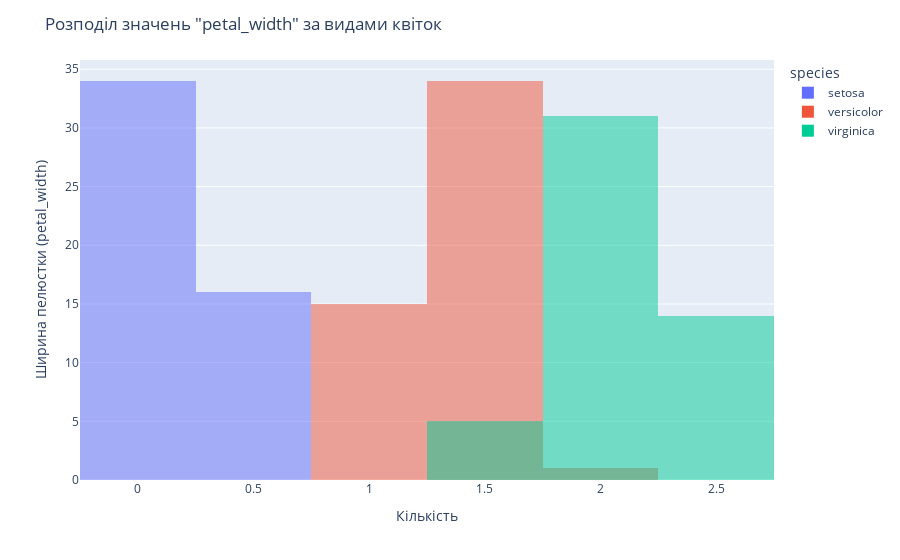

Notebook code for this chart:
### Markdown cell above
Завдання 2 

Горизонтальна гістограму для розподілу значень "petal_width"

### Code cell
fig = px.histogram(df, x='petal_width', color='species', barmode='overlay')

# Налаштування заголовка та інших параметрів
fig.update_layout(
    title='Розподіл значень "petal_width" за видами квіток',
    xaxis_title='Кількість',
    yaxis_title='Ширина пелюстки (petal_width)'
)

fig.show()

### Figure 1 — Plotly figure (JSON) as saved in the notebook; plotly's stock layout.template omitted (floating-point values rounded to 4 significant figures)
{"data": [{"alignmentgroup": "True", "bingroup": "x", "hovertemplate": "species=setosa<br>petal_width=%{x}<br>count=%{y}<extra></extra>", "legendgroup": "setosa", "marker": {"color": "#636efa", "opacity": 0.5, "pattern": {"shape": ""}}, "name": "setosa", "offsetgroup": "setosa", "orientation": "v", "showlegend": true, "type": "histogram", "x": [0.2, 0.2, 0.2, 0.2, 0.2, 0.4, 0.3, 0.2, 0.2, 0.1, 0.2, 0.2, 0.1, 0.1, 0.2, 0.4, 0.4, 0.3, 0.3, 0.3, 0.2, 0.4, 0.2, 0.5, 0.2, 0.2, 0.4, 0.2, 0.2, 0.2, 0.2, 0.4, 0.1, 0.2, 0.1, 0.2, 0.2, 0.1, 0.2, 0.2, 0.3, 0.3, 0.2, 0.6, 0.4, 0.3, 0.2, 0.2, 0.2, 0.2], "xaxis": "x", "yaxis": "y"}, {"alignmentgroup": "True", "bingroup": "x", "hovertemplate": "species=versicolor<br>petal_width=%{x}<br>count=%{y}<extra></extra>", "legendgroup": "versicolor", "marker": {"color": "#EF553B", "opacity": 0.5, "pattern": {"shape": ""}}, "name": "versicolor", "offsetgroup": "versicolor", "orientation": "v", "showlegend": true, "type": "histogram", "x": [1.4, 1.5, 1.5, 1.3, 1.5, 1.3, 1.6, 1, 1.3, 1.4, 1, 1.5, 1, 1.4, 1.3, 1.4, 1.5, 1, 1.5, 1.1, 1.8, 1.3, 1.5, 1.2, 1.3, 1.4, 1.4, 1.7, 1.5, 1, 1.1, 1, 1.2, 1.6, 1.5, 1.6, 1.5, 1.3, 1.3, 1.3, 1.2, 1.4, 1.2, 1, 1.3, 1.2, 1.3, 1.3, 1.1, 1.3], "xaxis": "x", "yaxis": "y"}, {"alignmentgroup": "True", "bingroup": "x", "hovertemplate": "species=virginica<br>petal_width=%{x}<br>count=%{y}<extra></extra>", "legendgroup": "virginica", "marker": {"color": "#00cc96", "opacity": 0.5, "pattern": {"shape": ""}}, "name": "virginica", "offsetgroup": "virginica", "orientation": "v", "showlegend": true, "type": "histogram", "x": [2.5, 1.9, 2.1, 1.8, 2.2, 2.1, 1.7, 1.8, 1.8, 2.5, 2, 1.9, 2.1, 2, 2.4, 2.3, 1.8, 2.2, 2.3, 1.5, 2.3, 2, 2, 1.8, 2.1, 1.8, 1.8, 1.8, 2.1, 1.6, 1.9, 2, 2.2, 1.5, 1.4, 2.3, 2.4, 1.8, 1.8, 2.1, 2.4, 2.3, 1.9, 2.3, 2.5, 2.3, 1.9, 2, 2.3, 1.8], "xaxis": "x", "yaxis": "y"}], "layout": {"barmode": "overlay", "legend": {"title": {"text": "species"}, "tracegroupgap": 0}, "margin": {"t": 60}, "title": {"text": "Розподіл значень \"petal_width\" за видами квіток"}, "xaxis": {"anchor": "y", "domain": [0, 1], "title": {"text": "Кількість"}}, "yaxis": {"anchor": "x", "domain": [0, 1], "title": {"text": "Ширина пелюстки (petal_width)"}}}}
